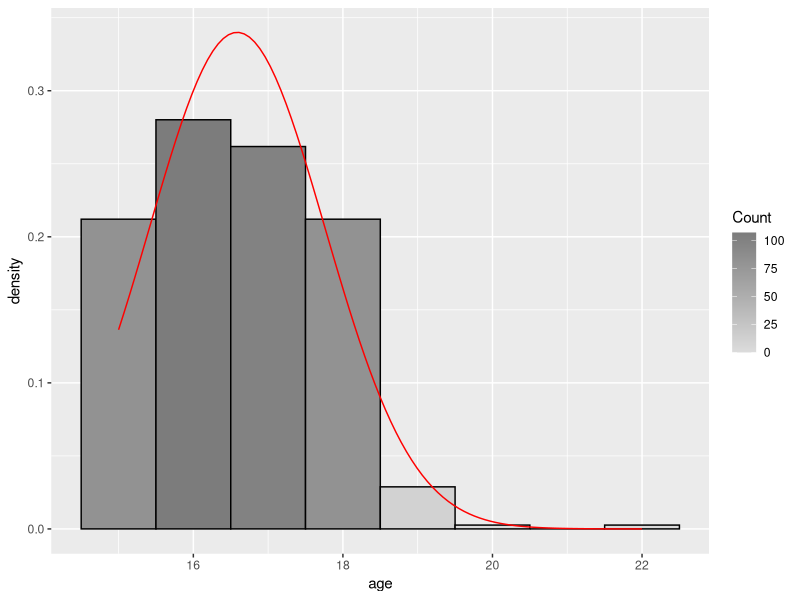
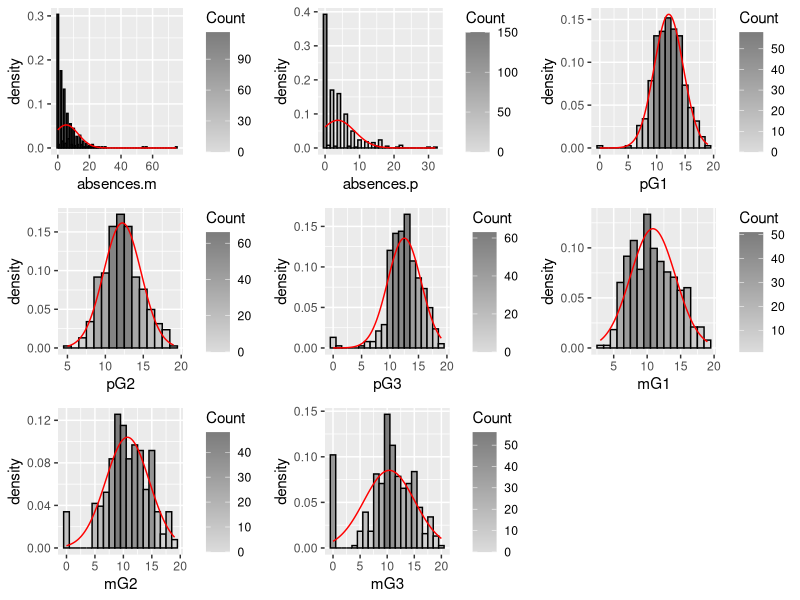
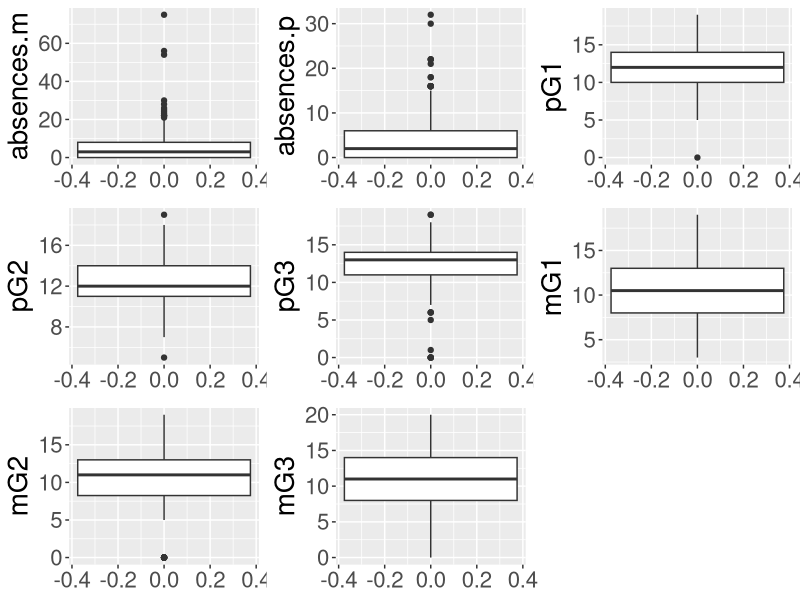
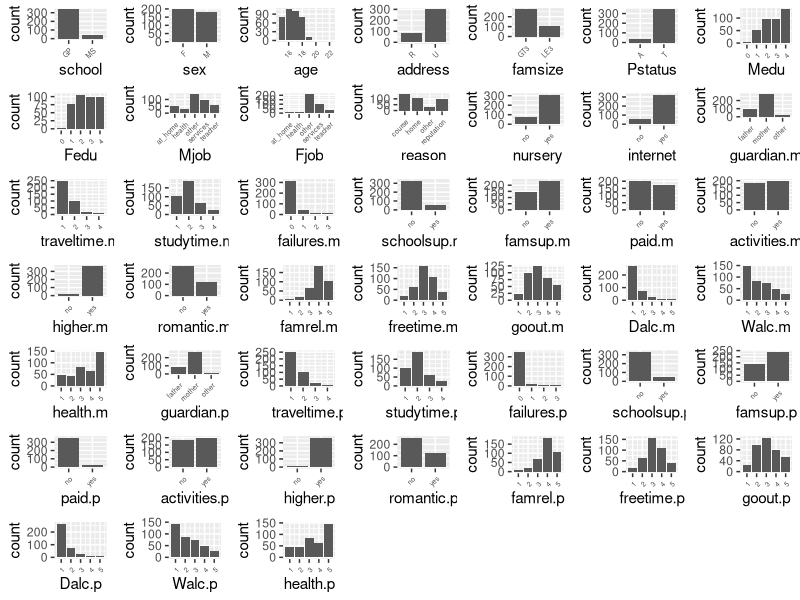

Here is the R script that generated these plots, in order:
# Prepare section of the assignment. This is the cleaned version. For rough work look at the sandbox directory 
library(e1071)   
library(psych)
library(tidyverse)
library(ggplot2)
library(gridExtra)
library(cowplot)

#make sure the data is in the local directory with this file
data <- read.csv("sperformance-dataset.csv", na.strings=c("na"," ","",".","NA"), header = TRUE)
# get useful statistical descriptions of the data
summary(data)
# Better form of summary statisitcs in R usinf the psych library
describe(data)

# Distribution graphs
gg<-ggplot(data,aes(age))
gg<-gg+labs(x="age")
gg<-gg+geom_histogram(binwidth=1, colour="black", aes(y=..density.., fill=..count..))
gg<-gg+scale_fill_gradient("Count", low="#DCDCDC", high="#7C7C7C")
gg<-gg+stat_function(fun=dnorm, color="red",args=list(mean=mean(data$age, na.rm=TRUE), sd=sd(data$age, na.rm=TRUE)))
gg

# plotting for key variables of interest
col_names = c("absences.m" , "absences.p", "pG1","pG2","pG3","mG1","mG2","mG3")
# hold all the plots created in the loop
plot_list <- list()
for(i in col_names){
  print(mean(data[,i]))
  gg <- ggplot(data , aes_string(i))  
  gg <- gg + geom_histogram(binwidth=1, colour="black", aes(y=..density.., fill=..count..))
  gg<-gg+scale_fill_gradient("Count", low="#DCDCDC", high="#7C7C7C")
  gg<-gg+stat_function(fun=dnorm, color="red",args=list(mean=mean(data[,i], na.rm=TRUE), sd=sd(data[,i], na.rm=TRUE)))
  plot_list[[i]] <- gg
} # end of loop
plot_grid(plotlist = plot_list)



#Boxplots
# hold all theplots created in the loop
box_plot_list <- list()
for(i in col_names){
  print(i)
  gg <- ggplot(data, aes_string(y=i)) + geom_boxplot() + theme(text = element_text(size=20))
  box_plot_list[[i]] <- gg
} # end of loop
plot_grid(plotlist = box_plot_list)


# Categorical data description
cat_data <- data[,-which(names(data) %in% c("absences.m" , "absences.p", "pG1","pG2","pG3","mG1","mG2","mG3"))]


# Categorical data barcharts
bar_cat_plot_list <- list()
col_names <- colnames(cat_data)
for(i in col_names){
  #     print(i)
  gg <- ggplot(cat_data, aes_string(x = i)) + geom_bar() + theme(axis.text.x = element_text(angle = 45, hjust = 1, size=5))
  bar_cat_plot_list[[i]] <- gg
} # end of loop

plot_grid(plotlist = bar_cat_plot_list)









